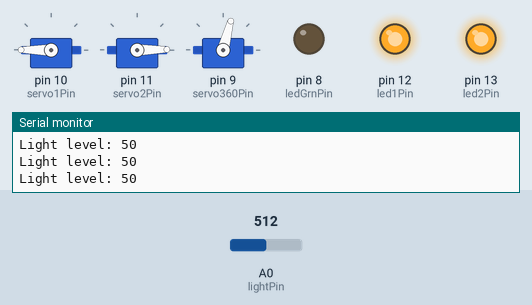
The sketch below on a simulated Arduino Uno, built with avr-gcc and run on an emulated ATmega328P. On the bench: 3 × servo, output pins drawn as LEDs (lit = HIGH), the last lines printed to the serial monitor. Inputs (shaded band) come from the test bench; at power-on: A0 (lightPin) = 512.

Above: at 4.1 s.
4.2 s: A0 (lightPin) set to 12
5.7 s: A0 (lightPin) set to 9
At 8.3 s:
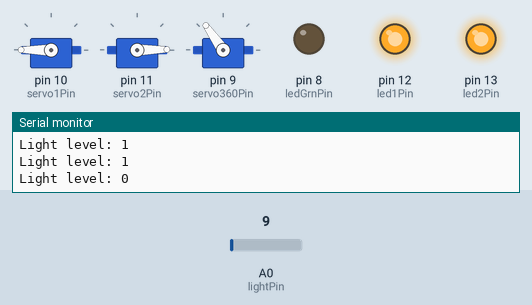
8.6 s: A0 (lightPin) set to 122
At 10.3 s:
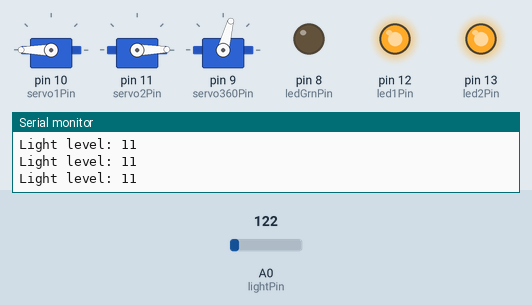
11.2 s: A0 (lightPin) set to 0
At 11.8 s:
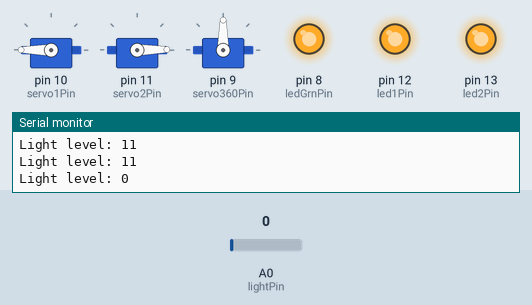
Timing chart, 0 to 14.2 s (numbered marks = the images above; inputs shaded):
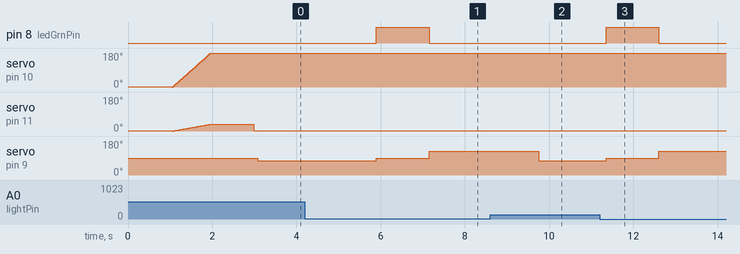

Measured:
- the behaviour switches between 11 and 10 on A0 (lightPin) (found by bisection; images 0 and 1)
- after the input at 5.7 s, pin 8 (ledGrnPin): LOW → HIGH after 0.20 s, → LOW 1.3 s later; servo on pin 9 (servo360Pin): 75° → 90° after 0.20 s, → 125° 1.3 s later
- after the input at 8.6 s, pin 8 (ledGrnPin): stays LOW (without the input it goes to HIGH after 1.1 s)
- after the input at 11.2 s, pin 8 (ledGrnPin): LOW → HIGH after 0.16 s, → LOW 1.3 s later; servo on pin 9 (servo360Pin): 75° → 90° after 0.16 s, → 125° 1.3 s later

The sketch:

Sisyphus_Demo.ino
```cpp
#include <Servo.h>

Servo servo1;
Servo servo2;
Servo servo360; // 360 Servo

int servo1Pin = 10;  // Pin connected to servo 1
int servo2Pin = 11;  // Pin connected to servo 2
int servo360Pin = 9; // Pin connected to 360 servo

int buttonPin = 2;   // Pin connected to the button

int led1Pin = 12;    // Pin connected to LED 1
int led2Pin = 13;    // Pin connected to LED 2
int ledGrnPin = 8;   // Pin connected to Green LED

int lightPin = A0;   // Pin connected to Light sensor

bool goUp = 0; // Boulder going up

void setup() {
  Serial.begin(9600);
  servo1.attach(servo1Pin); // Attaches the servo on pin 9 to the servo object
  servo2.attach(servo2Pin); // Attaches the servo on pin 10 to the servo object
  servo360.attach(servo360Pin);

  pinMode(led1Pin, OUTPUT); // Set LED pins as output
  pinMode(led2Pin, OUTPUT);
  pinMode(ledGrnPin, OUTPUT);

  // Turn on both LEDs initially
  digitalWrite(led1Pin, HIGH);
  digitalWrite(led2Pin, HIGH);
  digitalWrite(ledGrnPin, LOW);

  // Set both servos to start at 0 degrees
  servo1.write(1);
  servo2.write(1);
  servo360.write(90);
  delay(1050);

  // Move both servos from start to finish simultaneously
  for (int angle = 0; angle <= 180; angle += 5) {
    servo1.write(angle);  // Set servo1 angle
    servo2.write(angle/5);// Set servo2 angle
    delay(25);            // Wait for servos to reach position
  }
  delay(1000);

  for (int angle = 180; angle > 0; angle -= 5) {
    servo2.write(angle/5);
  }
}

void loop() {
  int raw_light = analogRead(lightPin); // read the raw value from lightPin pin (A0)
  int light = map(raw_light, 0, 1023, 0, 100); // map the value from 0, 1023 to 0, 100

  Serial.print("Light level: ");
  Serial.println(light); // print the light value in Serial Monitor

  delay(100);
  if ((goUp = true) & (light >= 1)) {
    servo360.write(75);
    digitalWrite(ledGrnPin, LOW);
  } else {
    goUp = false;
    digitalWrite(ledGrnPin, HIGH);
    servo360.write(90);
    delay(1250);
    digitalWrite(ledGrnPin, LOW);
    servo360.write(125);
    delay(2500);
    goUp = true;
  }
  // THY END IS NOW
  //while(true) {}
}
```
